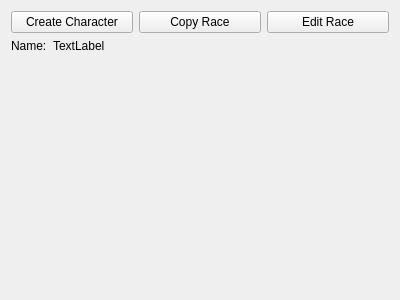
<?xml version="1.0" encoding="UTF-8"?>
<ui version="4.0">
 <class>Form</class>
 <widget class="QWidget" name="Form">
  <property name="geometry">
   <rect>
    <x>0</x>
    <y>0</y>
    <width>400</width>
    <height>300</height>
   </rect>
  </property>
  <property name="windowTitle">
   <string>View Race</string>
  </property>
  <layout class="QVBoxLayout" name="verticalLayout" stretch="0,1">
   <item>
    <layout class="QHBoxLayout" name="horizontalLayout" stretch="0,0,0">
     <item>
      <widget class="QPushButton" name="pushButton">
       <property name="text">
        <string>Create Character</string>
       </property>
      </widget>
     </item>
     <item>
      <widget class="QPushButton" name="pushButton_3">
       <property name="text">
        <string>Copy Race</string>
       </property>
      </widget>
     </item>
     <item>
      <widget class="QPushButton" name="pushButton_2">
       <property name="text">
        <string>Edit Race</string>
       </property>
      </widget>
     </item>
    </layout>
   </item>
   <item>
    <layout class="QFormLayout" name="formLayout">
     <item row="0" column="0">
      <widget class="QLabel" name="label">
       <property name="text">
        <string>Name:</string>
       </property>
      </widget>
     </item>
     <item row="0" column="1">
      <widget class="QLabel" name="nameValueLabel">
       <property name="text">
        <string>TextLabel</string>
       </property>
      </widget>
     </item>
    </layout>
   </item>
  </layout>
  <zorder>nameValueLabel</zorder>
  <zorder>label</zorder>
  <zorder>pushButton_2</zorder>
  <zorder>pushButton_3</zorder>
  <zorder>nameValueLabel</zorder>
 </widget>
 <resources/>
 <connections>
  <connection>
   <sender>pushButton</sender>
   <signal>clicked()</signal>
   <receiver>Form</receiver>
   <slot>createCharacter()</slot>
   <hints>
    <hint type="sourcelabel">
     <x>98</x>
     <y>14</y>
    </hint>
    <hint type="destinationlabel">
     <x>135</x>
     <y>43</y>
    </hint>
   </hints>
  </connection>
  <connection>
   <sender>pushButton_3</sender>
   <signal>clicked()</signal>
   <receiver>Form</receiver>
   <slot>copyRace()</slot>
   <hints>
    <hint type="sourcelabel">
     <x>190</x>
     <y>14</y>
    </hint>
    <hint type="destinationlabel">
     <x>262</x>
     <y>43</y>
    </hint>
   </hints>
  </connection>
  <connection>
   <sender>pushButton_2</sender>
   <signal>clicked()</signal>
   <receiver>Form</receiver>
   <slot>editRace()</slot>
   <hints>
    <hint type="sourcelabel">
     <x>337</x>
     <y>22</y>
    </hint>
    <hint type="destinationlabel">
     <x>363</x>
     <y>41</y>
    </hint>
   </hints>
  </connection>
 </connections>
 <slots>
  <slot>createCharacter()</slot>
  <slot>copyRace()</slot>
  <slot>editRace()</slot>
 </slots>
</ui>
